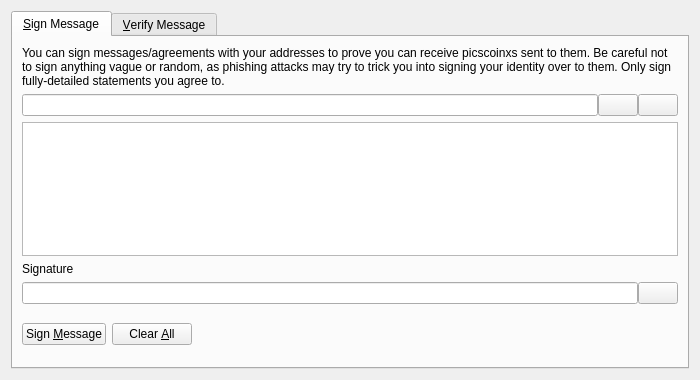
<?xml version="1.0" encoding="UTF-8"?>
<ui version="4.0">
 <class>SignVerifyMessageDialog</class>
 <widget class="QDialog" name="SignVerifyMessageDialog">
  <property name="geometry">
   <rect>
    <x>0</x>
    <y>0</y>
    <width>700</width>
    <height>380</height>
   </rect>
  </property>
  <property name="windowTitle">
   <string>Signatures - Sign / Verify a Message</string>
  </property>
  <property name="modal">
   <bool>true</bool>
  </property>
  <layout class="QVBoxLayout" name="verticalLayout">
   <item>
    <widget class="QTabWidget" name="tabWidget">
     <property name="currentIndex">
      <number>0</number>
     </property>
     <widget class="QWidget" name="tabSignMessage">
      <attribute name="title">
       <string>&amp;Sign Message</string>
      </attribute>
      <layout class="QVBoxLayout" name="verticalLayout_SM">
       <item>
        <widget class="QLabel" name="infoLabel_SM">
         <property name="text">
          <string>You can sign messages/agreements with your addresses to prove you can receive picscoinxs sent to them. Be careful not to sign anything vague or random, as phishing attacks may try to trick you into signing your identity over to them. Only sign fully-detailed statements you agree to.</string>
         </property>
         <property name="textFormat">
          <enum>Qt::PlainText</enum>
         </property>
         <property name="wordWrap">
          <bool>true</bool>
         </property>
        </widget>
       </item>
       <item>
        <layout class="QHBoxLayout" name="horizontalLayout_1_SM">
         <property name="spacing">
          <number>0</number>
         </property>
         <item>
          <widget class="QValidatedLineEdit" name="addressIn_SM">
           <property name="toolTip">
            <string>The PicsCoinX address to sign the message with</string>
           </property>
          </widget>
         </item>
         <item>
          <widget class="QPushButton" name="addressBookButton_SM">
           <property name="toolTip">
            <string>Choose previously used address</string>
           </property>
           <property name="text">
            <string/>
           </property>
           <property name="icon">
            <iconset resource="../bitcoin.qrc">
             <normaloff>:/icons/address-book</normaloff>:/icons/address-book</iconset>
           </property>
           <property name="shortcut">
            <string>Alt+A</string>
           </property>
           <property name="autoDefault">
            <bool>false</bool>
           </property>
          </widget>
         </item>
         <item>
          <widget class="QPushButton" name="pasteButton_SM">
           <property name="toolTip">
            <string>Paste address from clipboard</string>
           </property>
           <property name="text">
            <string/>
           </property>
           <property name="icon">
            <iconset resource="../bitcoin.qrc">
             <normaloff>:/icons/editpaste</normaloff>:/icons/editpaste</iconset>
           </property>
           <property name="shortcut">
            <string>Alt+P</string>
           </property>
           <property name="autoDefault">
            <bool>false</bool>
           </property>
          </widget>
         </item>
        </layout>
       </item>
       <item>
        <widget class="QPlainTextEdit" name="messageIn_SM">
         <property name="toolTip">
          <string>Enter the message you want to sign here</string>
         </property>
        </widget>
       </item>
       <item>
        <widget class="QLabel" name="signatureLabel_SM">
         <property name="text">
          <string>Signature</string>
         </property>
         <property name="textFormat">
          <enum>Qt::PlainText</enum>
         </property>
        </widget>
       </item>
       <item>
        <layout class="QHBoxLayout" name="horizontalLayout_2_SM">
         <property name="spacing">
          <number>0</number>
         </property>
         <item>
          <widget class="QLineEdit" name="signatureOut_SM">
           <property name="font">
            <font>
             <italic>true</italic>
            </font>
           </property>
           <property name="readOnly">
            <bool>true</bool>
           </property>
          </widget>
         </item>
         <item>
          <widget class="QPushButton" name="copySignatureButton_SM">
           <property name="toolTip">
            <string>Copy the current signature to the system clipboard</string>
           </property>
           <property name="text">
            <string/>
           </property>
           <property name="icon">
            <iconset resource="../bitcoin.qrc">
             <normaloff>:/icons/editcopy</normaloff>:/icons/editcopy</iconset>
           </property>
           <property name="autoDefault">
            <bool>false</bool>
           </property>
          </widget>
         </item>
        </layout>
       </item>
       <item>
        <layout class="QHBoxLayout" name="horizontalLayout_3_SM">
         <item>
          <widget class="QPushButton" name="signMessageButton_SM">
           <property name="toolTip">
            <string>Sign the message to prove you own this PicsCoinX address</string>
           </property>
           <property name="text">
            <string>Sign &amp;Message</string>
           </property>
           <property name="icon">
            <iconset resource="../bitcoin.qrc">
             <normaloff>:/icons/edit</normaloff>:/icons/edit</iconset>
           </property>
           <property name="autoDefault">
            <bool>false</bool>
           </property>
          </widget>
         </item>
         <item>
          <widget class="QPushButton" name="clearButton_SM">
           <property name="toolTip">
            <string>Reset all sign message fields</string>
           </property>
           <property name="text">
            <string>Clear &amp;All</string>
           </property>
           <property name="icon">
            <iconset resource="../bitcoin.qrc">
             <normaloff>:/icons/remove</normaloff>:/icons/remove</iconset>
           </property>
           <property name="autoDefault">
            <bool>false</bool>
           </property>
          </widget>
         </item>
         <item>
          <spacer name="horizontalSpacer_1_SM">
           <property name="orientation">
            <enum>Qt::Horizontal</enum>
           </property>
           <property name="sizeHint" stdset="0">
            <size>
             <width>40</width>
             <height>48</height>
            </size>
           </property>
          </spacer>
         </item>
         <item>
          <widget class="QLabel" name="statusLabel_SM">
           <property name="font">
            <font>
             <weight>75</weight>
             <bold>true</bold>
            </font>
           </property>
           <property name="text">
            <string/>
           </property>
           <property name="wordWrap">
            <bool>true</bool>
           </property>
          </widget>
         </item>
         <item>
          <spacer name="horizontalSpacer_2_SM">
           <property name="orientation">
            <enum>Qt::Horizontal</enum>
           </property>
           <property name="sizeHint" stdset="0">
            <size>
             <width>40</width>
             <height>48</height>
            </size>
           </property>
          </spacer>
         </item>
        </layout>
       </item>
      </layout>
     </widget>
     <widget class="QWidget" name="tabVerifyMessage">
      <attribute name="title">
       <string>&amp;Verify Message</string>
      </attribute>
      <layout class="QVBoxLayout" name="verticalLayout_VM">
       <item>
        <widget class="QLabel" name="infoLabel_VM">
         <property name="text">
          <string>Enter the receiver's address, message (ensure you copy line breaks, spaces, tabs, etc. exactly) and signature below to verify the message. Be careful not to read more into the signature than what is in the signed message itself, to avoid being tricked by a man-in-the-middle attack. Note that this only proves the signing party receives with the address, it cannot prove sendership of any transaction!</string>
         </property>
         <property name="textFormat">
          <enum>Qt::PlainText</enum>
         </property>
         <property name="alignment">
          <set>Qt::AlignLeading|Qt::AlignLeft|Qt::AlignTop</set>
         </property>
         <property name="wordWrap">
          <bool>true</bool>
         </property>
        </widget>
       </item>
       <item>
        <layout class="QHBoxLayout" name="horizontalLayout_1_VM">
         <property name="spacing">
          <number>0</number>
         </property>
         <item>
          <widget class="QValidatedLineEdit" name="addressIn_VM">
           <property name="toolTip">
            <string>The PicsCoinX address the message was signed with</string>
           </property>
          </widget>
         </item>
         <item>
          <widget class="QPushButton" name="addressBookButton_VM">
           <property name="toolTip">
            <string>Choose previously used address</string>
           </property>
           <property name="text">
            <string/>
           </property>
           <property name="icon">
            <iconset resource="../bitcoin.qrc">
             <normaloff>:/icons/address-book</normaloff>:/icons/address-book</iconset>
           </property>
           <property name="shortcut">
            <string>Alt+A</string>
           </property>
           <property name="autoDefault">
            <bool>false</bool>
           </property>
          </widget>
         </item>
        </layout>
       </item>
       <item>
        <widget class="QPlainTextEdit" name="messageIn_VM"/>
       </item>
       <item>
        <widget class="QValidatedLineEdit" name="signatureIn_VM"/>
       </item>
       <item>
        <layout class="QHBoxLayout" name="horizontalLayout_2_VM">
         <item>
          <widget class="QPushButton" name="verifyMessageButton_VM">
           <property name="toolTip">
            <string>Verify the message to ensure it was signed with the specified PicsCoinX address</string>
           </property>
           <property name="text">
            <string>Verify &amp;Message</string>
           </property>
           <property name="icon">
            <iconset resource="../bitcoin.qrc">
             <normaloff>:/icons/transaction_0</normaloff>:/icons/transaction_0</iconset>
           </property>
           <property name="autoDefault">
            <bool>false</bool>
           </property>
          </widget>
         </item>
         <item>
          <widget class="QPushButton" name="clearButton_VM">
           <property name="toolTip">
            <string>Reset all verify message fields</string>
           </property>
           <property name="text">
            <string>Clear &amp;All</string>
           </property>
           <property name="icon">
            <iconset resource="../bitcoin.qrc">
             <normaloff>:/icons/remove</normaloff>:/icons/remove</iconset>
           </property>
           <property name="autoDefault">
            <bool>false</bool>
           </property>
          </widget>
         </item>
         <item>
          <spacer name="horizontalSpacer_1_VM">
           <property name="orientation">
            <enum>Qt::Horizontal</enum>
           </property>
           <property name="sizeHint" stdset="0">
            <size>
             <width>40</width>
             <height>48</height>
            </size>
           </property>
          </spacer>
         </item>
         <item>
          <widget class="QLabel" name="statusLabel_VM">
           <property name="font">
            <font>
             <weight>75</weight>
             <bold>true</bold>
            </font>
           </property>
           <property name="text">
            <string/>
           </property>
           <property name="wordWrap">
            <bool>true</bool>
           </property>
          </widget>
         </item>
         <item>
          <spacer name="horizontalSpacer_2_VM">
           <property name="orientation">
            <enum>Qt::Horizontal</enum>
           </property>
           <property name="sizeHint" stdset="0">
            <size>
             <width>40</width>
             <height>48</height>
            </size>
           </property>
          </spacer>
         </item>
        </layout>
       </item>
      </layout>
     </widget>
    </widget>
   </item>
  </layout>
 </widget>
 <customwidgets>
  <customwidget>
   <class>QValidatedLineEdit</class>
   <extends>QLineEdit</extends>
   <header>qt/qvalidatedlineedit.h</header>
  </customwidget>
 </customwidgets>
 <resources>
  <include location="../bitcoin.qrc"/>
 </resources>
 <connections/>
</ui>
